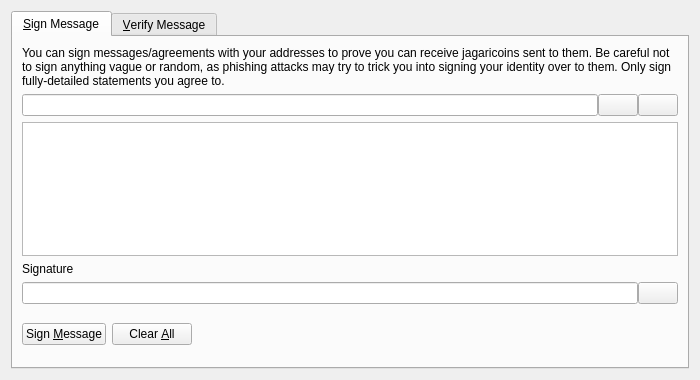
<?xml version="1.0" encoding="UTF-8"?>
<ui version="4.0">
 <class>SignVerifyMessageDialog</class>
 <widget class="QDialog" name="SignVerifyMessageDialog">
  <property name="geometry">
   <rect>
    <x>0</x>
    <y>0</y>
    <width>700</width>
    <height>380</height>
   </rect>
  </property>
  <property name="windowTitle">
   <string>Signatures - Sign / Verify a Message</string>
  </property>
  <property name="modal">
   <bool>true</bool>
  </property>
  <layout class="QVBoxLayout" name="verticalLayout">
   <item>
    <widget class="QTabWidget" name="tabWidget">
     <property name="currentIndex">
      <number>0</number>
     </property>
     <widget class="QWidget" name="tabSignMessage">
      <attribute name="title">
       <string>&amp;Sign Message</string>
      </attribute>
      <layout class="QVBoxLayout" name="verticalLayout_SM">
       <item>
        <widget class="QLabel" name="infoLabel_SM">
         <property name="text">
          <string>You can sign messages/agreements with your addresses to prove you can receive jagaricoins sent to them. Be careful not to sign anything vague or random, as phishing attacks may try to trick you into signing your identity over to them. Only sign fully-detailed statements you agree to.</string>
         </property>
         <property name="textFormat">
          <enum>Qt::PlainText</enum>
         </property>
         <property name="wordWrap">
          <bool>true</bool>
         </property>
        </widget>
       </item>
       <item>
        <layout class="QHBoxLayout" name="horizontalLayout_1_SM">
         <property name="spacing">
          <number>0</number>
         </property>
         <item>
          <widget class="QValidatedLineEdit" name="addressIn_SM">
           <property name="toolTip">
            <string>The Jagaricoin address to sign the message with</string>
           </property>
          </widget>
         </item>
         <item>
          <widget class="QPushButton" name="addressBookButton_SM">
           <property name="toolTip">
            <string>Choose previously used address</string>
           </property>
           <property name="text">
            <string/>
           </property>
           <property name="icon">
            <iconset resource="../bitcoin.qrc">
             <normaloff>:/icons/address-book</normaloff>:/icons/address-book</iconset>
           </property>
           <property name="shortcut">
            <string>Alt+A</string>
           </property>
           <property name="autoDefault">
            <bool>false</bool>
           </property>
          </widget>
         </item>
         <item>
          <widget class="QPushButton" name="pasteButton_SM">
           <property name="toolTip">
            <string>Paste address from clipboard</string>
           </property>
           <property name="text">
            <string/>
           </property>
           <property name="icon">
            <iconset resource="../bitcoin.qrc">
             <normaloff>:/icons/editpaste</normaloff>:/icons/editpaste</iconset>
           </property>
           <property name="shortcut">
            <string>Alt+P</string>
           </property>
           <property name="autoDefault">
            <bool>false</bool>
           </property>
          </widget>
         </item>
        </layout>
       </item>
       <item>
        <widget class="QPlainTextEdit" name="messageIn_SM">
         <property name="toolTip">
          <string>Enter the message you want to sign here</string>
         </property>
        </widget>
       </item>
       <item>
        <widget class="QLabel" name="signatureLabel_SM">
         <property name="text">
          <string>Signature</string>
         </property>
         <property name="textFormat">
          <enum>Qt::PlainText</enum>
         </property>
        </widget>
       </item>
       <item>
        <layout class="QHBoxLayout" name="horizontalLayout_2_SM">
         <property name="spacing">
          <number>0</number>
         </property>
         <item>
          <widget class="QLineEdit" name="signatureOut_SM">
           <property name="font">
            <font>
             <italic>true</italic>
            </font>
           </property>
           <property name="readOnly">
            <bool>true</bool>
           </property>
          </widget>
         </item>
         <item>
          <widget class="QPushButton" name="copySignatureButton_SM">
           <property name="toolTip">
            <string>Copy the current signature to the system clipboard</string>
           </property>
           <property name="text">
            <string/>
           </property>
           <property name="icon">
            <iconset resource="../bitcoin.qrc">
             <normaloff>:/icons/editcopy</normaloff>:/icons/editcopy</iconset>
           </property>
           <property name="autoDefault">
            <bool>false</bool>
           </property>
          </widget>
         </item>
        </layout>
       </item>
       <item>
        <layout class="QHBoxLayout" name="horizontalLayout_3_SM">
         <item>
          <widget class="QPushButton" name="signMessageButton_SM">
           <property name="toolTip">
            <string>Sign the message to prove you own this Jagaricoin address</string>
           </property>
           <property name="text">
            <string>Sign &amp;Message</string>
           </property>
           <property name="icon">
            <iconset resource="../bitcoin.qrc">
             <normaloff>:/icons/edit</normaloff>:/icons/edit</iconset>
           </property>
           <property name="autoDefault">
            <bool>false</bool>
           </property>
          </widget>
         </item>
         <item>
          <widget class="QPushButton" name="clearButton_SM">
           <property name="toolTip">
            <string>Reset all sign message fields</string>
           </property>
           <property name="text">
            <string>Clear &amp;All</string>
           </property>
           <property name="icon">
            <iconset resource="../bitcoin.qrc">
             <normaloff>:/icons/remove</normaloff>:/icons/remove</iconset>
           </property>
           <property name="autoDefault">
            <bool>false</bool>
           </property>
          </widget>
         </item>
         <item>
          <spacer name="horizontalSpacer_1_SM">
           <property name="orientation">
            <enum>Qt::Horizontal</enum>
           </property>
           <property name="sizeHint" stdset="0">
            <size>
             <width>40</width>
             <height>48</height>
            </size>
           </property>
          </spacer>
         </item>
         <item>
          <widget class="QLabel" name="statusLabel_SM">
           <property name="font">
            <font>
             <weight>75</weight>
             <bold>true</bold>
            </font>
           </property>
           <property name="text">
            <string/>
           </property>
           <property name="wordWrap">
            <bool>true</bool>
           </property>
          </widget>
         </item>
         <item>
          <spacer name="horizontalSpacer_2_SM">
           <property name="orientation">
            <enum>Qt::Horizontal</enum>
           </property>
           <property name="sizeHint" stdset="0">
            <size>
             <width>40</width>
             <height>48</height>
            </size>
           </property>
          </spacer>
         </item>
        </layout>
       </item>
      </layout>
     </widget>
     <widget class="QWidget" name="tabVerifyMessage">
      <attribute name="title">
       <string>&amp;Verify Message</string>
      </attribute>
      <layout class="QVBoxLayout" name="verticalLayout_VM">
       <item>
        <widget class="QLabel" name="infoLabel_VM">
         <property name="text">
          <string>Enter the receiver's address, message (ensure you copy line breaks, spaces, tabs, etc. exactly) and signature below to verify the message. Be careful not to read more into the signature than what is in the signed message itself, to avoid being tricked by a man-in-the-middle attack. Note that this only proves the signing party receives with the address, it cannot prove sendership of any transaction!</string>
         </property>
         <property name="textFormat">
          <enum>Qt::PlainText</enum>
         </property>
         <property name="alignment">
          <set>Qt::AlignLeading|Qt::AlignLeft|Qt::AlignTop</set>
         </property>
         <property name="wordWrap">
          <bool>true</bool>
         </property>
        </widget>
       </item>
       <item>
        <layout class="QHBoxLayout" name="horizontalLayout_1_VM">
         <property name="spacing">
          <number>0</number>
         </property>
         <item>
          <widget class="QValidatedLineEdit" name="addressIn_VM">
           <property name="toolTip">
            <string>The Jagaricoin address the message was signed with</string>
           </property>
          </widget>
         </item>
         <item>
          <widget class="QPushButton" name="addressBookButton_VM">
           <property name="toolTip">
            <string>Choose previously used address</string>
           </property>
           <property name="text">
            <string/>
           </property>
           <property name="icon">
            <iconset resource="../bitcoin.qrc">
             <normaloff>:/icons/address-book</normaloff>:/icons/address-book</iconset>
           </property>
           <property name="shortcut">
            <string>Alt+A</string>
           </property>
           <property name="autoDefault">
            <bool>false</bool>
           </property>
          </widget>
         </item>
        </layout>
       </item>
       <item>
        <widget class="QPlainTextEdit" name="messageIn_VM"/>
       </item>
       <item>
        <widget class="QValidatedLineEdit" name="signatureIn_VM"/>
       </item>
       <item>
        <layout class="QHBoxLayout" name="horizontalLayout_2_VM">
         <item>
          <widget class="QPushButton" name="verifyMessageButton_VM">
           <property name="toolTip">
            <string>Verify the message to ensure it was signed with the specified Jagaricoin address</string>
           </property>
           <property name="text">
            <string>Verify &amp;Message</string>
           </property>
           <property name="icon">
            <iconset resource="../bitcoin.qrc">
             <normaloff>:/icons/transaction_0</normaloff>:/icons/transaction_0</iconset>
           </property>
           <property name="autoDefault">
            <bool>false</bool>
           </property>
          </widget>
         </item>
         <item>
          <widget class="QPushButton" name="clearButton_VM">
           <property name="toolTip">
            <string>Reset all verify message fields</string>
           </property>
           <property name="text">
            <string>Clear &amp;All</string>
           </property>
           <property name="icon">
            <iconset resource="../bitcoin.qrc">
             <normaloff>:/icons/remove</normaloff>:/icons/remove</iconset>
           </property>
           <property name="autoDefault">
            <bool>false</bool>
           </property>
          </widget>
         </item>
         <item>
          <spacer name="horizontalSpacer_1_VM">
           <property name="orientation">
            <enum>Qt::Horizontal</enum>
           </property>
           <property name="sizeHint" stdset="0">
            <size>
             <width>40</width>
             <height>48</height>
            </size>
           </property>
          </spacer>
         </item>
         <item>
          <widget class="QLabel" name="statusLabel_VM">
           <property name="font">
            <font>
             <weight>75</weight>
             <bold>true</bold>
            </font>
           </property>
           <property name="text">
            <string/>
           </property>
           <property name="wordWrap">
            <bool>true</bool>
           </property>
          </widget>
         </item>
         <item>
          <spacer name="horizontalSpacer_2_VM">
           <property name="orientation">
            <enum>Qt::Horizontal</enum>
           </property>
           <property name="sizeHint" stdset="0">
            <size>
             <width>40</width>
             <height>48</height>
            </size>
           </property>
          </spacer>
         </item>
        </layout>
       </item>
      </layout>
     </widget>
    </widget>
   </item>
  </layout>
 </widget>
 <customwidgets>
  <customwidget>
   <class>QValidatedLineEdit</class>
   <extends>QLineEdit</extends>
   <header>qvalidatedlineedit.h</header>
  </customwidget>
 </customwidgets>
 <resources>
  <include location="../bitcoin.qrc"/>
 </resources>
 <connections/>
</ui>
